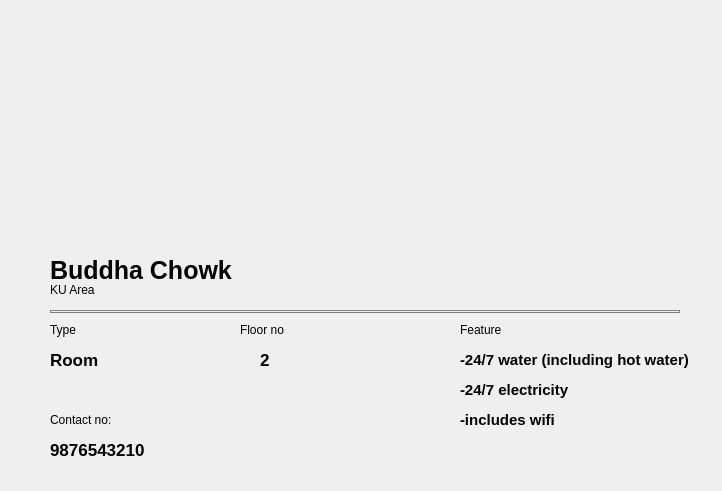
<?xml version="1.0" encoding="UTF-8"?>
<ui version="4.0">
 <class>categoriesFlat</class>
 <widget class="QDialog" name="categoriesFlat">
  <property name="geometry">
   <rect>
    <x>0</x>
    <y>0</y>
    <width>722</width>
    <height>491</height>
   </rect>
  </property>
  <property name="windowTitle">
   <string>Dialog</string>
  </property>
  <widget class="QLabel" name="label">
   <property name="geometry">
    <rect>
     <x>60</x>
     <y>10</y>
     <width>611</width>
     <height>241</height>
    </rect>
   </property>
   <property name="styleSheet">
    <string notr="true">border-image: url(:/image/house.jpeg);</string>
   </property>
   <property name="text">
    <string/>
   </property>
  </widget>
  <widget class="QLabel" name="label_2">
   <property name="geometry">
    <rect>
     <x>50</x>
     <y>250</y>
     <width>191</width>
     <height>41</height>
    </rect>
   </property>
   <property name="styleSheet">
    <string notr="true">font:25px;
font:bold;</string>
   </property>
   <property name="text">
    <string>Buddha Chowk</string>
   </property>
  </widget>
  <widget class="QLabel" name="label_3">
   <property name="geometry">
    <rect>
     <x>50</x>
     <y>280</y>
     <width>63</width>
     <height>20</height>
    </rect>
   </property>
   <property name="text">
    <string>KU Area</string>
   </property>
  </widget>
  <widget class="Line" name="line">
   <property name="geometry">
    <rect>
     <x>50</x>
     <y>310</y>
     <width>630</width>
     <height>3</height>
    </rect>
   </property>
   <property name="styleSheet">
    <string notr="true">border:1px solid gray;</string>
   </property>
   <property name="orientation">
    <enum>Qt::Horizontal</enum>
   </property>
  </widget>
  <widget class="QLabel" name="label_4">
   <property name="geometry">
    <rect>
     <x>50</x>
     <y>320</y>
     <width>63</width>
     <height>20</height>
    </rect>
   </property>
   <property name="text">
    <string>Type</string>
   </property>
  </widget>
  <widget class="QLabel" name="label_5">
   <property name="geometry">
    <rect>
     <x>240</x>
     <y>320</y>
     <width>63</width>
     <height>20</height>
    </rect>
   </property>
   <property name="text">
    <string>Floor no</string>
   </property>
  </widget>
  <widget class="QLabel" name="label_6">
   <property name="geometry">
    <rect>
     <x>50</x>
     <y>350</y>
     <width>63</width>
     <height>20</height>
    </rect>
   </property>
   <property name="styleSheet">
    <string notr="true">
font:17px;

font:bold;</string>
   </property>
   <property name="text">
    <string>Room</string>
   </property>
  </widget>
  <widget class="QLabel" name="label_7">
   <property name="geometry">
    <rect>
     <x>260</x>
     <y>350</y>
     <width>21</width>
     <height>20</height>
    </rect>
   </property>
   <property name="styleSheet">
    <string notr="true">
font:17px;

font:bold;</string>
   </property>
   <property name="text">
    <string>2</string>
   </property>
  </widget>
  <widget class="QLabel" name="label_8">
   <property name="geometry">
    <rect>
     <x>460</x>
     <y>320</y>
     <width>63</width>
     <height>20</height>
    </rect>
   </property>
   <property name="text">
    <string>Feature</string>
   </property>
  </widget>
  <widget class="QLabel" name="label_9">
   <property name="geometry">
    <rect>
     <x>460</x>
     <y>340</y>
     <width>241</width>
     <height>101</height>
    </rect>
   </property>
   <property name="styleSheet">
    <string notr="true">
font:15px;

font:bold;</string>
   </property>
   <property name="text">
    <string>&lt;html&gt;&lt;head/&gt;&lt;body&gt;&lt;p&gt;-24/7 water (including hot water)&lt;/p&gt;&lt;p&gt;-24/7 electricity&lt;/p&gt;&lt;p&gt;-includes wifi&lt;/p&gt;&lt;/body&gt;&lt;/html&gt;</string>
   </property>
  </widget>
  <widget class="QLabel" name="label_10">
   <property name="geometry">
    <rect>
     <x>50</x>
     <y>410</y>
     <width>81</width>
     <height>20</height>
    </rect>
   </property>
   <property name="text">
    <string>Contact no:</string>
   </property>
  </widget>
  <widget class="QLabel" name="label_11">
   <property name="geometry">
    <rect>
     <x>50</x>
     <y>440</y>
     <width>111</width>
     <height>20</height>
    </rect>
   </property>
   <property name="styleSheet">
    <string notr="true">
font:17px;

font:bold;</string>
   </property>
   <property name="text">
    <string>9876543210</string>
   </property>
  </widget>
  <widget class="QLabel" name="label_12">
   <property name="geometry">
    <rect>
     <x>600</x>
     <y>-20</y>
     <width>141</width>
     <height>161</height>
    </rect>
   </property>
   <property name="styleSheet">
    <string notr="true">border-image: url(:/image/1668956065865.png);</string>
   </property>
   <property name="text">
    <string/>
   </property>
  </widget>
 </widget>
 <resources/>
 <connections/>
</ui>
